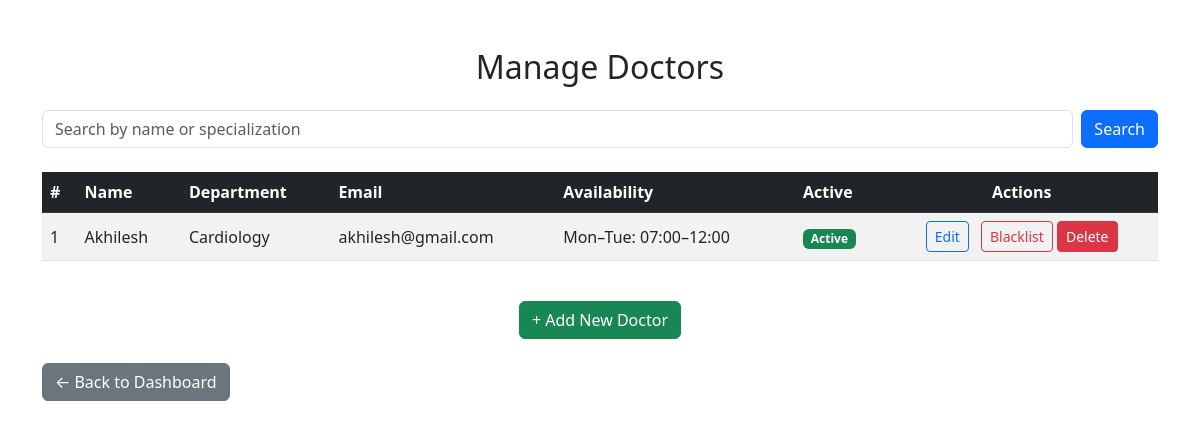
/admin/doctors (signed in), run on an earlier commit of the app's database.
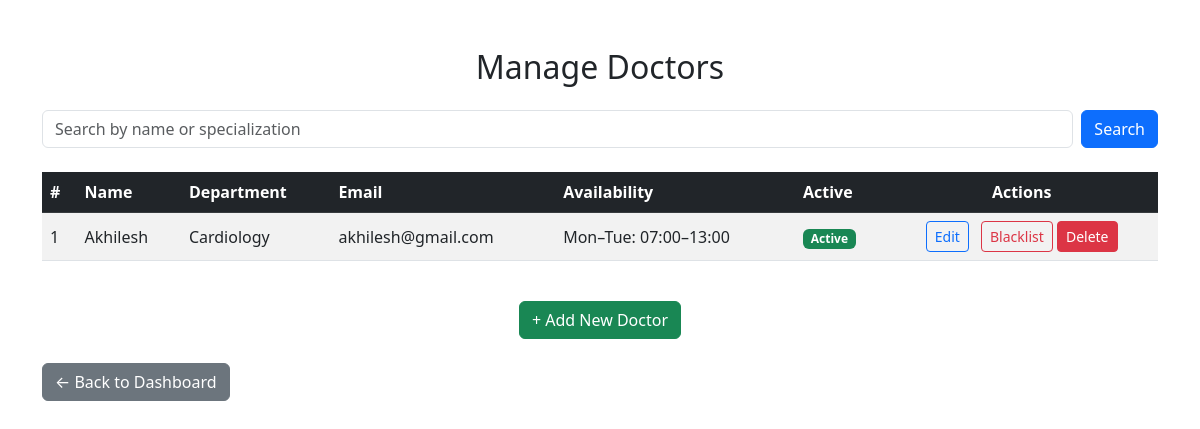
And on a later commit of the database.
### models.py (models this page shows, shortened)
class Doctor(db.Model):
    id = db.Column(db.Integer, primary_key=True)
    name = db.Column(db.String(100), nullable=False, index=True)
    specialization_id = db.Column(db.Integer, db.ForeignKey('department.id'), nullable=False)
    availability = db.Column(db.String(500), nullable=True)
    email = db.Column(db.String(100), unique=True, nullable=False, index=True)
    password = db.Column(db.String(200), nullable=False)
    contact = db.Column(db.String(20), nullable=True)
    is_active = db.Column(db.Boolean, default=True, nullable=False)   # blacklist / soft-delete
    created_at = db.Column(db.DateTime, default=datetime.utcnow)
    appointments = db.relationship('Appointment', backref='doctor', lazy=True)
    avail_slots = db.relationship('DoctorAvailability', backref='doctor', lazy=True, cascade="all, delete-orphan")

class Department(db.Model):
    id = db.Column(db.Integer, primary_key=True)
    name = db.Column(db.String(100), unique=True, nullable=False, index=True)
    description = db.Column(db.Text, nullable=True)
    created_at = db.Column(db.DateTime, default=datetime.utcnow)
    doctors = db.relationship('Doctor', backref='department', lazy=True)

### app.py (the view)
@app.route('/admin/doctors')
@admin_required
def admin_doctors():
    q = request.args.get('q')
    if q:
        doctors = Doctor.query.join(Department).filter(
            db.or_(Doctor.name.ilike(f'%{q}%'),
                   Department.name.ilike(f'%{q}%'))
        ).all()
    else:
        doctors = Doctor.query.all()
    return render_template('admin_doctors.html', doctors=doctors)

### app.py (called while the page is built)
def admin_required(func):
    from functools import wraps
    @wraps(func)
    def wrapper(*args, **kwargs):
        if session.get('role') != 'admin':
            flash("Admin login required", "warning")
            return redirect(url_for('login'))
        return func(*args, **kwargs)
    return wrapper

### templates/admin_doctors.html (shortened to what this page needs)
<!DOCTYPE html>
<html>
<head>
  <link href="https://cdn.jsdelivr.net/npm/bootstrap@5.3.0/dist/css/bootstrap.min.css" rel="stylesheet">
</head>
<body class="container mt-5">
  <h2 class="text-center mb-4">Manage Doctors</h2>
  <form method="get" action="{{ url_for('admin_doctors') }}" class="d-flex mb-4">
    <input type="text" name="q" class="form-control me-2" placeholder="Search by name or specialization" value="{{ request.args.get('q', '') }}">
    <button class="btn btn-primary">Search</button>
  </form>
  <div class="table-responsive">
    <table class="table table-striped table-hover align-middle">
      <thead class="table-dark">
        <tr>
          <th>#</th>
          <th>Name</th>
          <th>Department</th>
          <th>Email</th>
          <th>Availability</th>
          <th>Active</th>
          <th class="text-center">Actions</th>
        </tr>
      </thead>
      <tbody>
        {% for d in doctors %}
        <tr>
          <td>{{ d.id }}</td>
          <td>{{ d.name }}</td>
          <td>{{ d.department.name if d.department else '—' }}</td>
          <td>{{ d.email }}</td>
          <td>{{ d.availability or 'Not Set' }}</td>
          <td>
            {% if d.is_active %}
              <span class="badge bg-success">Active</span>
            {% else %}
              <span class="badge bg-danger">Blacklisted</span>
            {% endif %}
          </td>
          <td class="text-center">
            <a href="{{ url_for('admin_edit_doctor', doctor_id=d.id) }}" class="btn btn-sm btn-outline-primary me-2">Edit</a>
            <a href="{{ url_for('admin_toggle_doctor', doctor_id=d.id) }}"
               class="btn btn-sm {% if d.is_active %}btn-outline-danger{% else %}btn-outline-success{% endif %}">
              {% if d.is_active %}Blacklist{% else %}Activate{% endif %}
            </a>
            <form method="POST"
                action="{{ url_for('admin_delete_doctor', doctor_id=d.id) }}"
                style="display:inline;"
                onsubmit="return confirm('Are you sure you want to delete this doctor permanently?');">
                <button type="submit" class="btn btn-sm btn-danger">Delete</button>
            </form>
          </td>
        </tr>
        {% else %}
        <tr>
          <td colspan="7" class="text-center text-muted py-4">No doctors found.</td>
        </tr>
        {% endfor %}
      </tbody>
    </table>
  </div>
  <div class="text-center mt-4">
    <a href="{{ url_for('admin_add_doctor') }}" class="btn btn-success">+ Add New Doctor</a>
  </div>
  <div class="d-flex justify-content-between mt-4">
    <a href="{{ url_for('admin_dashboard') }}" class="btn btn-secondary">
      ← Back to Dashboard
    </a>
  </div>
</body>
</html>

What changed in the data, as far as the page shows it:
changed Doctor "Akhilesh": availability "Mon–Tue: 07:00–12:00" → "Mon–Tue: 07:00–13:00"
